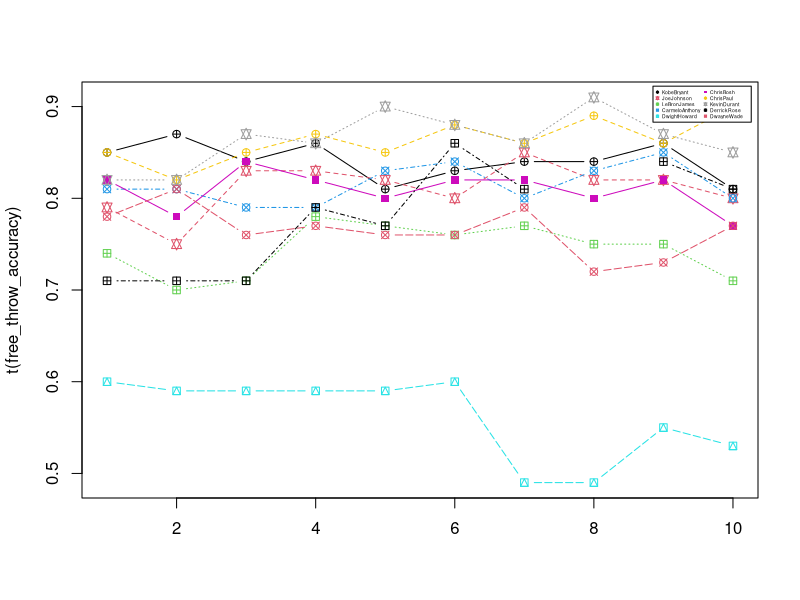
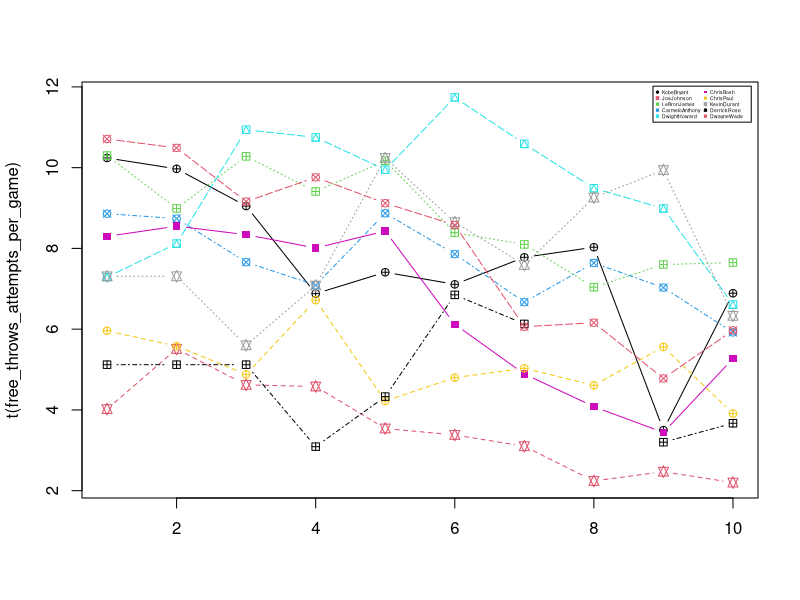
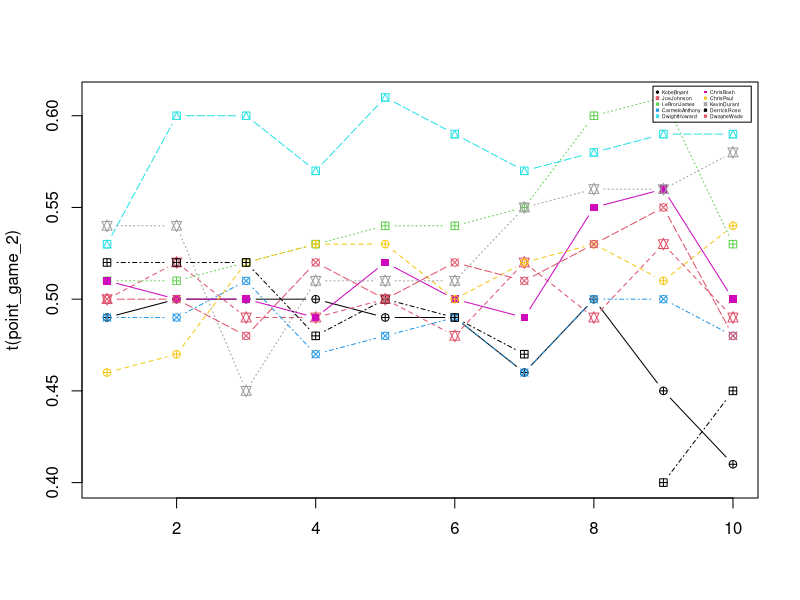
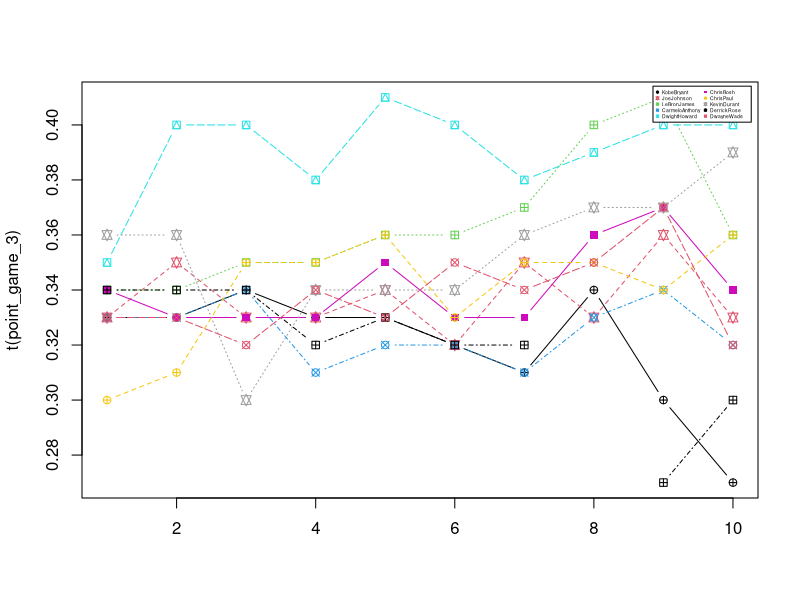

These figures' R source, in order:

#Seasons
Seasons <- c("2005","2006","2007","2008","2009","2010","2011","2012","2013","2014")

#Players
Players <- c("KobeBryant","JoeJohnson","LeBronJames","CarmeloAnthony","DwightHoward","ChrisBosh","ChrisPaul","KevinDurant","DerrickRose","DwayneWade")

#Games 
KobeBryant_G <- c(80,77,82,82,73,82,58,78,6,35)
JoeJohnson_G <- c(82,57,82,79,76,72,60,72,79,80)
LeBronJames_G <- c(79,78,75,81,76,79,62,76,77,69)
CarmeloAnthony_G <- c(80,65,77,66,69,77,55,67,77,40)
DwightHoward_G <- c(82,82,82,79,82,78,54,76,71,41)
ChrisBosh_G <- c(70,69,67,77,70,77,57,74,79,44)
ChrisPaul_G <- c(78,64,80,78,45,80,60,70,62,82)
KevinDurant_G <- c(35,35,80,74,82,78,66,81,81,27)
DerrickRose_G <- c(40,40,40,81,78,81,39,0,10,51)
DwayneWade_G <- c(75,51,51,79,77,76,49,69,54,62)
#Matrix
Games <- rbind(KobeBryant_G, JoeJohnson_G, LeBronJames_G, CarmeloAnthony_G, DwightHoward_G, ChrisBosh_G, ChrisPaul_G, KevinDurant_G, DerrickRose_G, DwayneWade_G)
rm(KobeBryant_G, JoeJohnson_G, CarmeloAnthony_G, DwightHoward_G, ChrisBosh_G, LeBronJames_G, ChrisPaul_G, DerrickRose_G, DwayneWade_G, KevinDurant_G)
colnames(Games) <- Seasons
rownames(Games) <- Players
print("Games")
Games

#Free Throws
KobeBryant_FT <- c(696,667,623,483,439,483,381,525,18,196)
JoeJohnson_FT <- c(261,235,316,299,220,195,158,132,159,141)
LeBronJames_FT <- c(601,489,549,594,593,503,387,403,439,375)
CarmeloAnthony_FT <- c(573,459,464,371,508,507,295,425,459,189)
DwightHoward_FT <- c(356,390,529,504,483,546,281,355,349,143)
ChrisBosh_FT <- c(474,463,472,504,470,384,229,241,223,179)
ChrisPaul_FT <- c(394,292,332,455,161,337,260,286,295,289)
KevinDurant_FT <- c(209,209,391,452,756,594,431,679,703,146)
DerrickRose_FT <- c(146,146,146,197,259,476,194,0,27,152)
DwayneWade_FT <- c(629,432,354,590,534,494,235,308,189,284)
#Matrix
free_throws <- rbind(KobeBryant_FT, JoeJohnson_FT, LeBronJames_FT, CarmeloAnthony_FT, DwightHoward_FT, ChrisBosh_FT, ChrisPaul_FT, KevinDurant_FT, DerrickRose_FT, DwayneWade_FT)
rm(KobeBryant_FT, JoeJohnson_FT, LeBronJames_FT, CarmeloAnthony_FT, DwightHoward_FT, ChrisBosh_FT, ChrisPaul_FT, KevinDurant_FT, DerrickRose_FT, DwayneWade_FT)
colnames(free_throws) <- Seasons
rownames(free_throws) <- Players
print("Free_Throws")
free_throws

#Free Throw Attempts
KobeBryant_FTA <- c(819,768,742,564,541,583,451,626,21,241)
JoeJohnson_FTA <- c(330,314,379,362,269,243,186,161,195,176)
LeBronJames_FTA <- c(814,701,771,762,773,663,502,535,585,528)
CarmeloAnthony_FTA <- c(709,568,590,468,612,605,367,512,541,237)
DwightHoward_FTA <- c(598,666,897,849,816,916,572,721,638,271)
ChrisBosh_FTA <- c(581,590,559,617,590,471,279,302,272,232)
ChrisPaul_FTA <- c(465,357,390,524,190,384,302,323,345,321)
KevinDurant_FTA <- c(256,256,448,524,840,675,501,750,805,171)
DerrickRose_FTA <- c(205,205,205,250,338,555,239,0,32,187)
DwayneWade_FTA <- c(803,535,467,771,702,652,297,425,258,370)
#Matrix
free_throws_attempts <- rbind(KobeBryant_FTA, JoeJohnson_FTA, LeBronJames_FTA, CarmeloAnthony_FTA, DwightHoward_FTA, ChrisBosh_FTA, ChrisPaul_FTA, KevinDurant_FTA, DerrickRose_FTA, DwayneWade_FTA)
rm(KobeBryant_FTA, JoeJohnson_FTA, LeBronJames_FTA, CarmeloAnthony_FTA, DwightHoward_FTA, ChrisBosh_FTA, ChrisPaul_FTA, KevinDurant_FTA, DerrickRose_FTA, DwayneWade_FTA)
colnames(free_throws_attempts) <- Seasons
rownames(free_throws_attempts) <- Players
print("Free_Throws_Attempts")
free_throws_attempts

#Points
KobeBryant_PTS <- c(2832,2430,2323,2201,1970,2078,1616,2133,83,782)
JoeJohnson_PTS <- c(1653,1426,1779,1688,1619,1312,1129,1170,1245,1154)
LeBronJames_PTS <- c(2478,2132,2250,2304,2258,2111,1683,2036,2089,1743)
CarmeloAnthony_PTS <- c(2122,1881,1978,1504,1943,1970,1245,1920,2112,966)
DwightHoward_PTS <- c(1292,1443,1695,1624,1503,1784,1113,1296,1297,646)
ChrisBosh_PTS <- c(1572,1561,1496,1746,1678,1438,1025,1232,1281,928)
ChrisPaul_PTS <- c(1258,1104,1684,1781,841,1268,1189,1186,1185,1564)
KevinDurant_PTS <- c(903,903,1624,1871,2472,2161,1850,2280,2593,686)
DerrickRose_PTS <- c(597,597,597,1361,1619,2026,852,0,159,904)
DwayneWade_PTS <- c(2040,1397,1254,2386,2045,1941,1082,1463,1028,1331)
#Matrix
Points <- rbind(KobeBryant_PTS, JoeJohnson_PTS, LeBronJames_PTS, CarmeloAnthony_PTS, DwightHoward_PTS, ChrisBosh_PTS, ChrisPaul_PTS, KevinDurant_PTS, DerrickRose_PTS, DwayneWade_PTS)
rm(KobeBryant_PTS, JoeJohnson_PTS, LeBronJames_PTS, CarmeloAnthony_PTS, DwightHoward_PTS, ChrisBosh_PTS, ChrisPaul_PTS, KevinDurant_PTS, DerrickRose_PTS, DwayneWade_PTS)
colnames(Points) <- Seasons
rownames(Points) <- Players

#Field Goal Attempts
KobeBryant_FGA <- c(2173,1757,1690,1712,1569,1639,1336,1595,73,713)
JoeJohnson_FGA <- c(1395,1139,1497,1420,1386,1161,931,1052,1018,1025)
LeBronJames_FGA <- c(1823,1621,1642,1613,1528,1485,1169,1354,1353,1279)
CarmeloAnthony_FGA <- c(1572,1453,1481,1207,1502,1503,1025,1489,1643,806)
DwightHoward_FGA <- c(881,873,974,979,834,1044,726,813,800,423)
ChrisBosh_FGA <- c(1087,1094,1027,1263,1158,1056,807,907,953,745)
ChrisPaul_FGA <- c(947,871,1291,1255,637,928,890,856,870,1170)
KevinDurant_FGA <- c(647,647,1366,1390,1668,1538,1297,1433,1688,467)
DerrickRose_FGA <- c(436,436,436,1208,1373,1597,695,0,164,835)
DwayneWade_FGA <- c(1413,962,937,1739,1511,1384,837,1093,761,1084)
#Matrix
field_goals <- rbind(KobeBryant_FGA, JoeJohnson_FGA, LeBronJames_FGA, CarmeloAnthony_FGA, DwightHoward_FGA, ChrisBosh_FGA, ChrisPaul_FGA, KevinDurant_FGA, DerrickRose_FGA, DwayneWade_FGA)
rm(KobeBryant_FGA, JoeJohnson_FGA, LeBronJames_FGA, CarmeloAnthony_FGA, DwightHoward_FGA, ChrisBosh_FGA, ChrisPaul_FGA, KevinDurant_FGA, DerrickRose_FGA, DwayneWade_FGA)
colnames(field_goals) <- Seasons
rownames(field_goals) <- Players
paste("Field_Goals")
field_goals

#FreeThrowAccuracy
free_throw_accuracy<-((free_throws/free_throws_attempts))
print("Free_Throw_Accuracy")
free_throw_accuracy<-round(free_throw_accuracy,2)
free_throw_accuracy
matplot(t(free_throw_accuracy),type="b",pch=(10:15),col=c(1:10,2))
legend("topright",inset=0.01,legend=Players,col=c(1:10,2),pch=(10:15),horiz=F, ncol = 2,cex = 0.3)

#FreeThrowAttemptPerGame
print("Free_Throw_Attempts_PerGame")
free_throws_attempts_per_game<-round((free_throws_attempts/Games),2)
free_throws_attempts_per_game
matplot(t(free_throws_attempts_per_game),type="b",pch=(10:15),col=c(1:10,2))
legend("topright",inset=0.01,legend=Players,col=c(1:10,2),pch=(10:15),horiz=F, ncol = 2,cex = 0.3)

#Points
print("Points_Without_Free_Throws")
points_without_free_throws<-(Points-free_throws)/field_goals
points_without_free_throws
print("2_Pointers_Per_Game")
point_game_2<-round((points_without_free_throws/2),2)
point_game_2
print("3_Pointers_Per_Game")
point_game_3<-round((points_without_free_throws/3),2)
point_game_3
matplot(t(point_game_2),type="b",pch=(10:15),col=c(1:10,2))
legend("topright",inset=0.01,legend=Players,col=c(1:10,2),pch=(10:15),horiz=F, ncol = 2,cex = 0.3)

matplot(t(point_game_3),type="b",pch=(10:15),col=c(1:10,2))
legend("topright",inset=0.01,legend=Players,col=c(1:10,2),pch=(10:15),horiz=F, ncol = 2,cex = 0.3)








      
